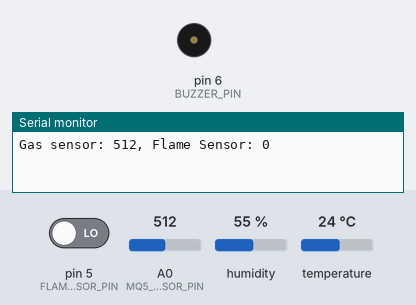
The sketch below on a simulated Arduino Uno, built with avr-gcc and run on an emulated ATmega328P. Parts: buzzer (waves = sounding, pin HIGH), the last lines printed to the serial monitor. The test bench sets the inputs (shaded band); at power-on: pin 5 (FLAME_SENSOR_PIN) LOW, A0 (MQ5_SENSOR_PIN) = 512, humidity 55 %, temperature 24 °C. The modem accepts every AT command (registered, SIM ready, sends succeed) and sends nothing else.

Above: at 3.6 s.
3.7 s: pin 5 (FLAME_SENSOR_PIN) driven HIGH
At 7.0 s:
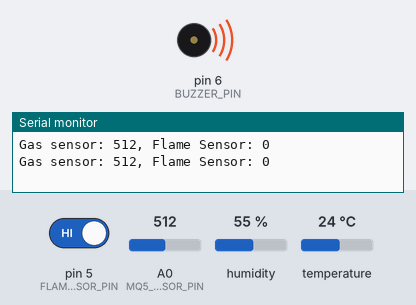
7.4 s: pin 5 (FLAME_SENSOR_PIN) driven LOW
At 11.0 s:
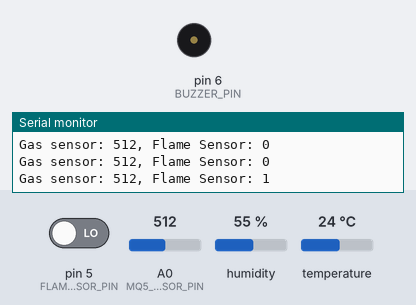
Timing chart, 0 to 12.5 s (numbered marks = the images above; inputs shaded):
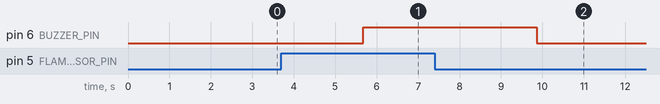

Measured:
- after the input at 3.7 s, pin 6 (BUZZER_PIN): LOW → HIGH after 2.0 s
- after the input at 7.4 s, pin 6 (BUZZER_PIN): HIGH → LOW after 2.5 s

The sketch:

SOSSYSTEMCODE.ino
```cpp
#include <SoftwareSerial.h>
#include <Adafruit_Sensor.h>
#include <DHT.h>
#define GSM_TX_PIN 2
#define GSM_RX_PIN 3
#define DHT_PIN 4
#define FLAME_SENSOR_PIN 5
#define BUZZER_PIN 6
#define MQ5_SENSOR_PIN A0
SoftwareSerial gsmSerial(GSM_TX_PIN, GSM_RX_PIN);
DHT dht(DHT_PIN, DHT22);

void setup()
 {
  gsmSerial.begin(9600);
  Serial.begin(9600);
  pinMode(FLAME_SENSOR_PIN, INPUT);
  pinMode(BUZZER_PIN, OUTPUT);
  dht.begin();
}
void loop()
 {
  // Read temperature and humidity from DHT sensor
  float temperature = dht.readTemperature();
  float humidity = dht.readHumidity();
  // Read flame sensor
  int flameValue = digitalRead(FLAME_SENSOR_PIN);

  // Read MQ5 sensor
  int mq5Value = analogRead(MQ5_SENSOR_PIN);

  // Check flame sensor
  if (flameValue == HIGH)
  {
    digitalWrite(BUZZER_PIN, HIGH);
    sendSMS("Fire detected!");
  }
   else
    {
    digitalWrite(BUZZER_PIN, LOW);
  }

  // Check MQ5 sensor for gas detection
  if (mq5Value > 100)
   {
    sendSMS("Gas leak detected!");
  }

  // Send temperature and humidity readings via SMS
  if (mq5Value != NAN && flameValue != NAN)
  {
    String message = "Gas sensor: " + String(mq5Value) + ", Flame Sensor: " + String(flameValue);
    sendSMS(message);
    Serial.println(message);
  }

  delay(100); // Delay for 10 seconds before reading sensors again
}

void sendSMS(String message)
 {
  gsmSerial.println("AT+CMGF=1"); // Set SMS mode to text
  delay(100);
  gsmSerial.println("AT+CMGS=\"+91000*****\""); // Replace with your destination number
  delay(100);
  gsmSerial.println(message);
  delay(100);
  gsmSerial.write(0x1A);
  delay(1000); // Wait for SMS to be sent
}
```
